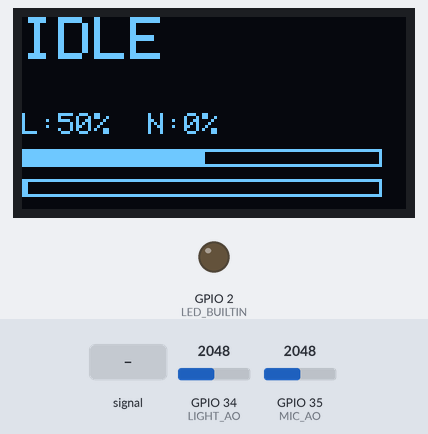
This sketch was run on a simulated ESP32. On the bench: 128×64 one-colour display, output pins drawn as LEDs (lit = HIGH). The test bench sets the inputs (shaded band); at power-on: GPIO 34 (LIGHT_AO) = 2048, GPIO 35 (MIC_AO) = 2048 (analog values on the 0–4095 scale). WiFi joins after 1.5 s; servers stay silent unless stated; what the sketch prints to the serial monitor is not drawn.

Above: at 11.2 s.
11.3 s: GPIO 34 (LIGHT_AO) set to 2866
At 12.8 s:
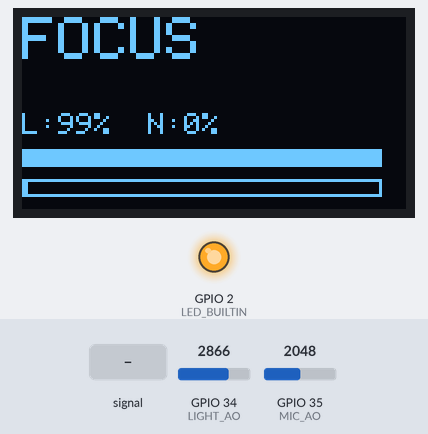
13.0 s: GPIO 35 (MIC_AO) fed a 200 Hz sine of ±327 counts around its level
At 13.6 s:
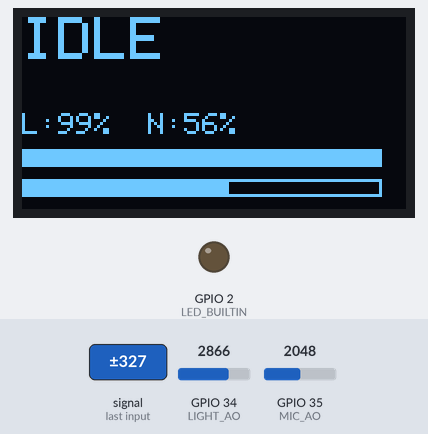
14.5 s: GPIO 34 (LIGHT_AO) set to 3040
At 15.3 s:
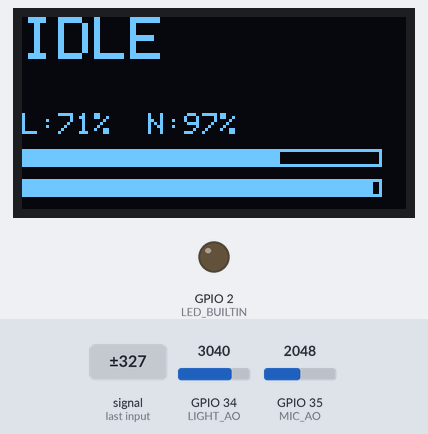
16.0 s: GPIO 34 (LIGHT_AO) set to 2960
At 17.2 s:
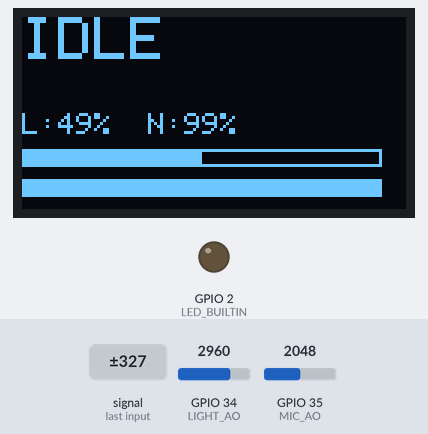
17.5 s: GPIO 34 (LIGHT_AO) set to 2401
At 19.33 s:
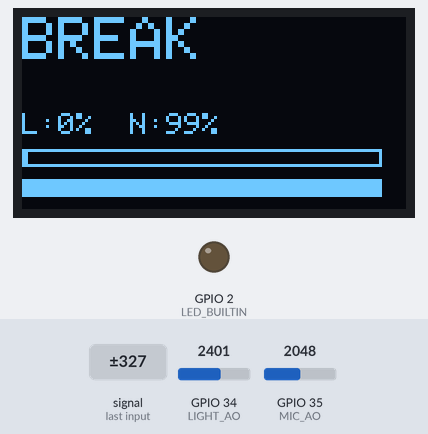
20.5 s: GPIO 34 (LIGHT_AO) set to 2301
At 20.62 s:
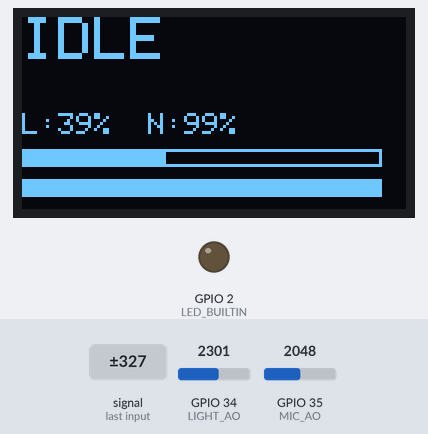
Timing chart, 0 to 23.1 s (numbered marks = the images above; inputs shaded):
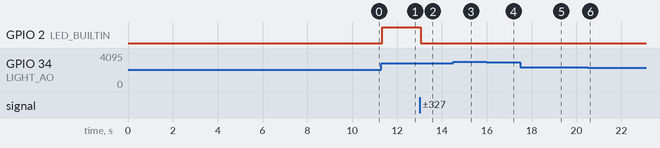

Measured:
- the behaviour switches between 2338 and 2337 on GPIO 34 (LIGHT_AO) (found by bisection; images 5 and 6)
- after the input at 11.3 s, GPIO 2 (LED_BUILTIN): LOW → HIGH after 0.05 s; the display: first changes after 0.07 s (image 1 shows a later state)
- after the input at 13.0 s, GPIO 2 (LED_BUILTIN): HIGH → LOW after 0.06 s; the display: first changes after 0.09 s (image 2 shows a later state)
- after the input at 17.5 s, the display: first changes after 0.08 s (image 5 shows a later state)

The sketch:

FANAX.ino
```cpp
#include <WiFi.h>
#include <WiFiClientSecure.h>
#include <HTTPClient.h>
#include <ArduinoJson.h>
#include <Wire.h>
#include <Adafruit_GFX.h>
#include <Adafruit_SSD1306.h>
#include "config.h"

#define USE_DHT 0
#define PRINT_DIAGNOSTICS 1

#if USE_DHT
  #include <DHT.h>
  #define DHTPIN   4
  #define DHTTYPE  DHT11
  DHT dht(DHTPIN, DHTTYPE);
  float lastT = NAN, lastH = NAN;
  unsigned long lastDHTms = 0;
  const unsigned long DHT_PERIOD_MS = 2500;
#else
  float lastT = NAN, lastH = NAN;
#endif

#define LED_BUILTIN 2
#define LIGHT_AO 34
#define MIC_AO   35

#define SCREEN_WIDTH 128
#define SCREEN_HEIGHT 64
Adafruit_SSD1306 display(SCREEN_WIDTH, SCREEN_HEIGHT, &Wire, -1);

struct Calib { float mid=0.5, span=0.5; };
Calib calibL = {0.5,0.5};

float emaL = 0.5f;
const float ALPHA_L = 0.20f;
bool useRawLux = false;

float l_runMin = 1.0f, l_runMax = 0.0f;
unsigned long lastLAdaptMs = 0;
const float L_DECAY_PER_S = 0.06f;

float baseN_v = 0.5f;
const float ALPHA_BASE_N = 0.002f;

float envN = 0.0f;
const float ATTACK  = 0.20f;
const float RELEASE = 0.02f;

float micMult = 80.0f;
unsigned long lastAutoGain = 0;
float envMaxWindow = 0.0f;
const unsigned long AUTO_GAIN_WINDOW_MS = 3000;
const float ENV_PEAK_MIN = 0.0012f;
const float MIC_MULT_STEP = 30.0f;
const float MIC_MULT_MAX  = 200.0f;

float noiseEMA = 0.0f;
const float ALPHA_NOISE_EMA = 0.10f;
unsigned long noiseHighSince = 0;
const unsigned long NOISE_SUSTAIN_MS = 6000;

const float LUX_OK    = 0.60f;
const float LUX_LOW   = 0.35f;
const float NOISE_OK  = 0.05f;
const float NOISE_HI  = 0.25f;

enum State { IDLE, FOCUS, BREAK_S };
State state = IDLE, prevState = IDLE;
unsigned long stateStartMs = 0;

unsigned long lastLLMms = 0;
unsigned long llmBackoffMs = 0;
const unsigned long LLM_MIN_INTERVAL_MS = 30000;
const unsigned long PRINT_INTERVAL_MS = 10000;
unsigned long lastPrint = 0;
const unsigned long OLED_MSG_MS = 6000;
unsigned long lastAdviceMs = 0;

void connectWiFi();
String getRespuestaIA(const String& prompt);
String offlineSuggestion(State s, int minutes, bool dim, bool noisy, float T, float H);
const char* stateName(State s);
void oledShow(const String& line1, const String& line2);
void oledShowStatus(float lux, float noise, State s);
float clamp01(float x);
void maybeAskLLM(State s, float lux, float noise, bool dim, bool noisy, float T, float H);

void setup() {
  Serial.begin(115200);
  pinMode(LED_BUILTIN, OUTPUT);
  digitalWrite(LED_BUILTIN, LOW);

  analogReadResolution(12);
  analogSetPinAttenuation(LIGHT_AO, ADC_11db);
  analogSetPinAttenuation(MIC_AO,   ADC_11db);

  Wire.begin(21, 22);
  if (!display.begin(SSD1306_SWITCHCAPVCC, 0x3C)) {
    if (PRINT_DIAGNOSTICS) Serial.println("OLED no encontrada (0x3C). Continuo sin OLED...");
  } else {
    display.clearDisplay();
    display.setTextSize(1);
    display.setTextColor(SSD1306_WHITE);
    oledShow("FANAX", "Inicializando...");
  }

  connectWiFi();

  if (PRINT_DIAGNOSTICS) Serial.println("Calibracion luz (3s): tapa 1s, destapa y sube brillo 2s.");
  float minL=1,maxL=0, minN=1,maxN=0;
  unsigned long t0=millis(), now;
  float vL=0, vN=0;

  while ((now=millis())-t0 < 3000) {
    int rawL = analogRead(LIGHT_AO);
    int rawN = analogRead(MIC_AO);
    vL = rawL/4095.0f;
    vN = rawN/4095.0f;
    if (vL<minL) minL=vL; if (vL>maxL) maxL=vL;
    if (vN<minN) minN=vN; if (vN>maxN) maxN=vN;
    delay(10);
  }

  if ((maxL - minL) < 0.02f) {
    useRawLux = true;
  } else {
    calibL.mid  = (minL+maxL)/2.0f;
    calibL.span = max(0.10f,(maxL-minL)/2.0f);
  }
  emaL     = useRawLux ? vL : clamp01((vL - calibL.mid)/(calibL.span*2.0f) + 0.5f);
  l_runMin = minL; l_runMax = maxL;
  baseN_v  = vN;
  envN     = 0.0f;
  lastLAdaptMs = millis();

  stateStartMs = millis();
  if (PRINT_DIAGNOSTICS) {
    Serial.printf("Calib Luz: min=%.3f max=%.3f %s\n", minL, maxL, useRawLux ? "(usar crudo+adapt)" : "(normalizado)");
    Serial.printf("Calib Ruido: min=%.3f max=%.3f (envolvente)\n", minN, maxN);
  }

  oledShow("FANAX listo","Luz & sonido activos");
  lastAdviceMs = millis();
}

void loop() {
  int rawL = analogRead(LIGHT_AO);
  int rawN = analogRead(MIC_AO);
  float vL = rawL/4095.0f;
  float vN = rawN/4095.0f;

  if (rawN < 5) vN = baseN_v;

  bool nearTop = (rawL > 3800);
  unsigned long nowMs = millis();
  float dt = (nowMs - lastLAdaptMs) / 1000.0f;
  lastLAdaptMs = nowMs;
  float decay = L_DECAY_PER_S * dt;
  l_runMin += decay; if (vL < l_runMin) l_runMin = vL;
  l_runMax -= decay; if (vL > l_runMax) l_runMax = vL;
  float dynRange = l_runMax - l_runMin;
  if (dynRange < 0.05f) { l_runMin = min(l_runMin, vL-0.03f); l_runMax = max(l_runMax, vL+0.03f); dynRange = l_runMax - l_runMin; }

  float luxNorm = clamp01((vL - l_runMin) / dynRange);
  float lux = (useRawLux || nearTop) ?
              luxNorm :
              clamp01((vL - calibL.mid)/(calibL.span*2.0f) + 0.5f);

  if (rawL >= 4000) lux = 1.0f;
  if (rawL <= 100)  lux = 0.0f;

  emaL = ALPHA_L*lux + (1-ALPHA_L)*emaL;

  baseN_v = (1-ALPHA_BASE_N)*baseN_v + ALPHA_BASE_N*vN;
  float dev = fabsf(vN - baseN_v);

  if (dev > envN) {
    envN = (1.0f - ATTACK) * envN + ATTACK * dev;
  } else {
    envN = (1.0f - RELEASE) * envN + RELEASE * dev;
  }

  if (envN > envMaxWindow) envMaxWindow = envN;
  if (millis() - lastAutoGain > AUTO_GAIN_WINDOW_MS) {
    lastAutoGain = millis();
    if (envMaxWindow < ENV_PEAK_MIN && micMult < MIC_MULT_MAX) {
      micMult = min(MIC_MULT_MAX, micMult + MIC_MULT_STEP);
      if (PRINT_DIAGNOSTICS) Serial.printf("[MIC] Subiendo multiplicador a %.1f (peak=%.5f)\n", micMult, envMaxWindow);
    }
    envMaxWindow = 0.0f;
  }

  float noise = clamp01(envN * micMult);

  noiseEMA = (1.0f - ALPHA_NOISE_EMA) * noiseEMA + ALPHA_NOISE_EMA * noise;
  bool noiseIsHigh = (noiseEMA > NOISE_HI);
  if (noiseIsHigh) {
    if (noiseHighSince == 0) noiseHighSince = millis();
  } else {
    noiseHighSince = 0;
  }
  bool noisySustained = (noiseHighSince != 0) && (millis() - noiseHighSince >= NOISE_SUSTAIN_MS);

  bool dim    = (emaL < LUX_LOW);
  bool bright = (emaL > LUX_OK);
  bool quiet  = (noise < NOISE_OK);

  static bool wasDim=false, wasBright=false, wasNoisySust=false;
  if (dim && !wasDim)        { maybeAskLLM(IDLE,  emaL, noiseEMA, dim, false, lastT, lastH); }
  if (bright && !wasBright)  { maybeAskLLM(FOCUS, emaL, noiseEMA, dim, false, lastT, lastH); }
  if (noisySustained && !wasNoisySust) {
    maybeAskLLM(BREAK_S, emaL, noiseEMA, dim, true, lastT, lastH);
  }
  wasDim       = dim;
  wasBright    = bright;
  wasNoisySust = noisySustained;

  prevState = state;
  if (bright && quiet)            state = FOCUS;
  else if (dim && noisySustained) state = BREAK_S;
  else                            state = IDLE;

  if (state != prevState) {
    stateStartMs = millis();
    maybeAskLLM(state, emaL, noiseEMA, dim, noisySustained, lastT, lastH);
  }

  if (state == BREAK_S)           digitalWrite(LED_BUILTIN, ((millis()/800)%2) ? HIGH : LOW);
  else if (state == FOCUS)        digitalWrite(LED_BUILTIN, HIGH);
  else                            digitalWrite(LED_BUILTIN, LOW);

  if (display.width()!=0 && (millis()-lastAdviceMs > OLED_MSG_MS)) {
    oledShowStatus(emaL, noiseEMA, state);
  }

  if (PRINT_DIAGNOSTICS && (millis()-lastPrint > PRINT_INTERVAL_MS)) {
    lastPrint = millis();
    Serial.print("rawL="); Serial.print(rawL);
    Serial.print(" rawN="); Serial.print(rawN);
    Serial.print(" | lux=");   Serial.print(emaL,3);
    Serial.print(" noiseEMA=");Serial.print(noiseEMA,3);
    Serial.print(" (envN=");   Serial.print(envN,5);
    Serial.print(", mult=");   Serial.print(micMult,1);
    Serial.print(")");
    Serial.print(" | state="); Serial.println(stateName(state));
  }

  delay(40);
}

float clamp01(float x){ if (x<0) return 0; if (x>1) return 1; return x; }

void oledShow(const String& line1, const String& line2){
  if (display.width()==0) return;
  display.clearDisplay();
  display.setCursor(0,0);
  display.setTextSize(2);
  display.println(line1);
  display.setTextSize(1);
  String l2=line2; if (l2.length()>22) l2=l2.substring(0,22);
  display.setCursor(0,32);
  display.println(l2);
  display.display();
  lastAdviceMs = millis();
}

void oledShowStatus(float lux, float noise, State s){
  if (display.width()==0) return;
  display.clearDisplay();
  display.setCursor(0,0);
  display.setTextSize(2);
  display.println(stateName(s));
  display.setTextSize(1);
  char l1[32];
  snprintf(l1, sizeof(l1), "L:%d%%  N:%d%%", (int)(lux*100.0f), (int)(noise*100.0f));
  display.setCursor(0,32);
  display.println(l1);

  int lx = (int)(lux * 120);
  int nx = (int)(noise * 120);
  display.drawRect(0, 44, 120, 6, SSD1306_WHITE);
  display.fillRect(1, 45, max(1,lx), 4, SSD1306_WHITE);
  display.drawRect(0, 54, 120, 6, SSD1306_WHITE);
  display.fillRect(1, 55, max(1,nx), 4, SSD1306_WHITE);

  display.display();
}

const char* stateName(State s){
  switch(s){case IDLE:return "IDLE";case FOCUS:return "FOCUS";case BREAK_S:return "BREAK";}
  return "IDLE";
}

void connectWiFi(){
  if (PRINT_DIAGNOSTICS) Serial.println("Conectando a WiFi...");
  WiFi.mode(WIFI_STA);
  WiFi.begin(WIFI_SSID, WIFI_PASS);
  uint32_t t=millis();
  while (WiFi.status()!=WL_CONNECTED && millis()-t<15000){ delay(300); if (PRINT_DIAGNOSTICS) Serial.print("."); }
  if (WiFi.status()==WL_CONNECTED){
    if (PRINT_DIAGNOSTICS) Serial.println(String("\n¡Conectado! IP: ")+WiFi.localIP().toString());
  } else {
    if (PRINT_DIAGNOSTICS) Serial.println("\nNo se pudo conectar (seguira intentando).");
  }
}

String offlineSuggestion(State s, int minutes, bool dim, bool noisy, float T, float H){
  if (dim)         return "Luz baja: enciende lámpara para evitar fatiga visual";
  if (noisy)       return "Baja un poco el volumen o usa audífonos";
  if (s==FOCUS)    return "Buen ambiente: descansa 2-3 min cada 25 min";
  if (s==BREAK_S)  return "Pausa breve: estira cuello y hombros";
  return "Ambiente estable: respira y continúa";
}

void maybeAskLLM(State s, float lux, float noise, bool dim, bool noisy, float T, float H){
  if (millis() < llmBackoffMs) return;
  if (millis()-lastLLMms < LLM_MIN_INTERVAL_MS) return;
  lastLLMms = millis();

  String prompt = "Eres un asistente ambiental conciso. Devuelve SOLO UNA frase (<=12 palabras) en español, clara y accionable. ";
  prompt += "Contexto: estado=" + String(stateName(s)) + ", luz=" + String(lux,2) + ", ruido=" + String(noise,2);
#if USE_DHT
  if(!isnan(T)) prompt += ", temp=" + String(T,1) + "C";
  if(!isnan(H)) prompt += ", hum="  + String(H,0) + "%";
#endif
  prompt += ". Reglas: ";
  prompt += "si luz >0.60 sugiere bajar brillo o modo nocturno; ";
  prompt += "si luz <0.35 sugiere encender lámpara; ";
  prompt += "si ruido >0.25 sostenido sugiere bajar volumen o usar audífonos; ";
  prompt += "devuelve solo una frase breve y accionable, sin emojis.";

  String resp = getRespuestaIA(prompt);
  if (resp.startsWith("Error") || resp=="Sin WiFi" || resp=="Respuesta sin texto" || resp=="Error parseando JSON")
    resp = offlineSuggestion(s, 0, dim, noisy, T, H);

  Serial.println("Consejo:");
  Serial.println(resp);
  oledShow(String(stateName(s)), resp);

  digitalWrite(LED_BUILTIN, HIGH); delay(120); digitalWrite(LED_BUILTIN, LOW);
}

String getRespuestaIA(const String& prompt){
  if (WiFi.status()!=WL_CONNECTED){ connectWiFi(); if (WiFi.status()!=WL_CONNECTED) return "Sin WiFi"; }
  String baseUrl="https://generativelanguage.googleapis.com/v1beta/models/";
  String url = baseUrl + String(GEMINI_MODEL) + ":generateContent";

  StaticJsonDocument<512> req;
  JsonArray contents=req.createNestedArray("contents");
  JsonObject msg=contents.createNestedObject();
  msg["role"]="user";
  JsonArray parts=msg.createNestedArray("parts");
  parts.createNestedObject()["text"]=prompt;
  String body; serializeJson(req,body);

  {
    WiFiClientSecure client; client.setInsecure();
    HTTPClient http; http.begin(client,url);
    http.addHeader("Content-Type","application/json");
    http.addHeader("x-goog-api-key", API_KEY);
    int code=http.POST(body); String response=http.getString(); http.end();
    if(code==200){
      StaticJsonDocument<4096> doc;
      if(deserializeJson(doc,response)) return "Error parseando JSON";
      JsonArray cand=doc["candidates"];
      if(!cand.isNull() && cand.size()>0){
        JsonArray p=cand[0]["content"]["parts"];
        if(!p.isNull() && p.size()>0 && p[0]["text"].is<const char*>())
          return String(p[0]["text"].as<const char*>());
      }
      return "Respuesta sin texto";
    } else {
      if (code == 429) { llmBackoffMs = millis() + 120000; }
      if (PRINT_DIAGNOSTICS) {
        Serial.println(String("[Gemini][HeaderKey] Error HTTP: ")+code);
        Serial.println(String("[Gemini][HeaderKey] Body: ")+response);
      }
      if(code!=400) return "Error HTTP: "+String(code);
    }
  }
  {
    WiFiClientSecure client; client.setInsecure();
    String urlWithKey = url + "?key=" + String(API_KEY);
    HTTPClient http; http.begin(client,urlWithKey);
    http.addHeader("Content-Type","application/json");
    int code=http.POST(body); String response=http.getString(); http.end();
    if(code==200){
      StaticJsonDocument<4096> doc;
      if(deserializeJson(doc,response)) return "Error parseando JSON";
      JsonArray cand=doc["candidates"];
      if(!cand.isNull() && cand.size()>0){
        JsonArray p=cand[0]["content"]["parts"];
        if(!p.isNull() && p.size()>0 && p[0]["text"].is<const char*>())
          return String(p[0]["text"].as<const char*>());
      }
      return "Respuesta sin texto";
    } else {
      if (code == 429) { llmBackoffMs = millis() + 120000; }
      if (PRINT_DIAGNOSTICS) {
        Serial.println(String("[Gemini][QueryKey] Error HTTP: ")+code);
        Serial.println(String("[Gemini][QueryKey] Body: ")+response);
      }
      return "Error HTTP: "+String(code);
    }
  }
}
```

config.h
```cpp
#ifndef CONFIG_H
#define CONFIG_H

// WiFi
const char* WIFI_SSID = "Protec 2.G";
const char* WIFI_PASS = "Olaso2320";

// API Key (de Gemini) — pon aquí la nueva
const char* API_KEY = "AIzaSyDRoStdXLt2MBFx36LMoC49Rw3TJIpgFUk";

// Modelo recomendado actual (más estable que gemini-pro)
const char* GEMINI_MODEL = "gemini-2.5-flash";


#endif
```
